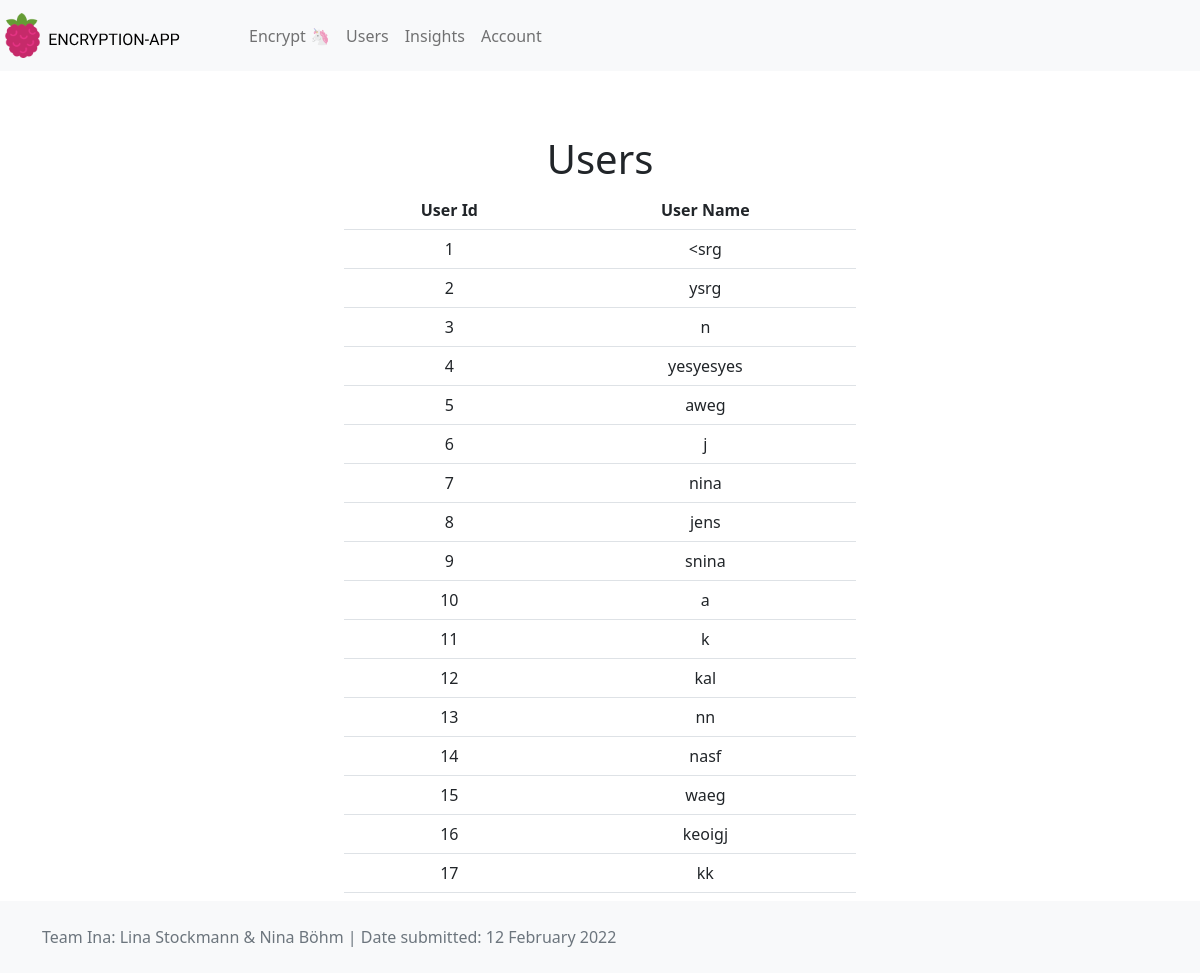
Before: /users (signed in) with the older database file.
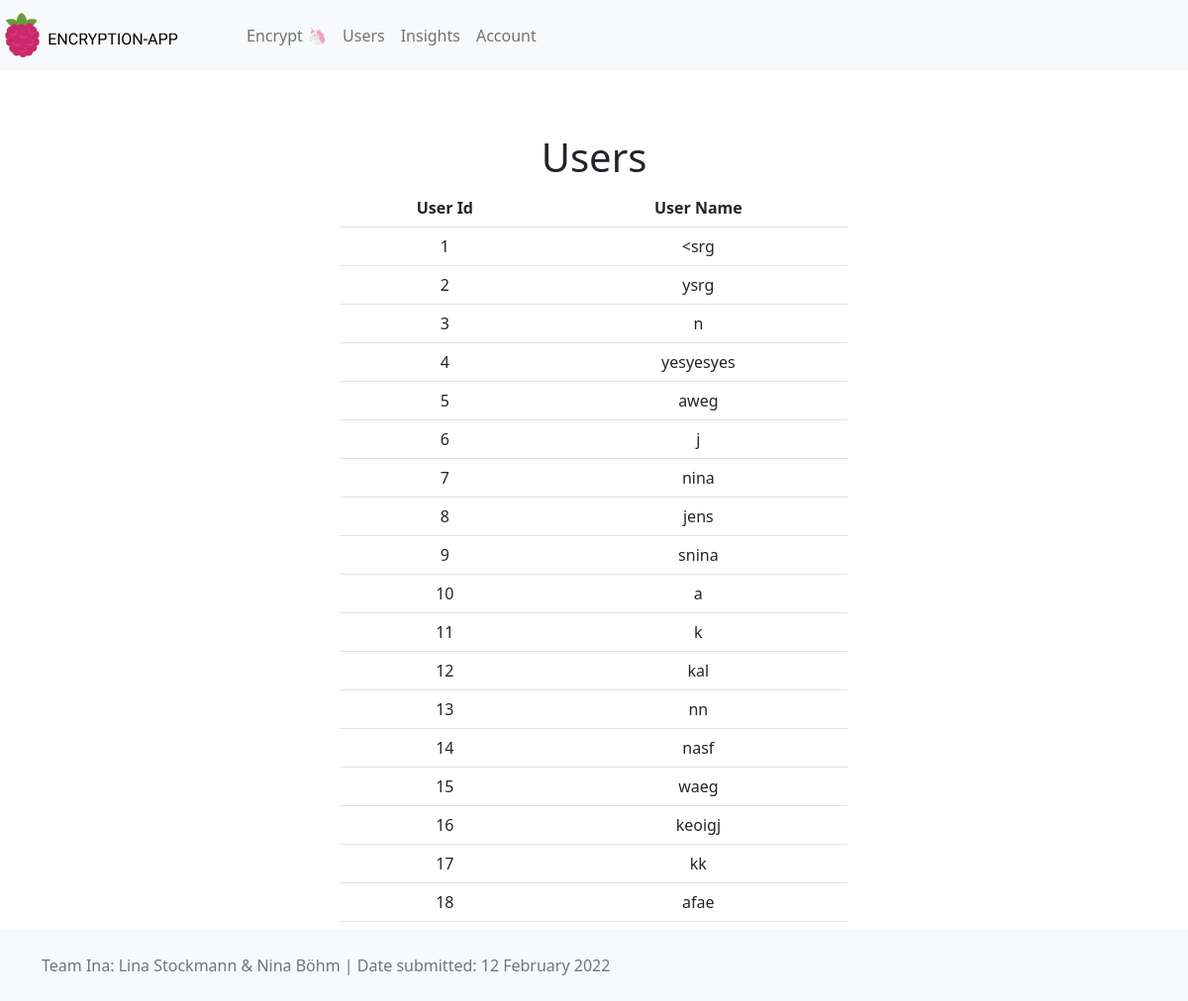
After: the same page with the newer database file.
### models.py (models this page shows, shortened)
class User(SqlAlchemyBase):
    __tablename__ = "user"
    id = Column(Integer, primary_key=True)
    name = Column(String, nullable=False, unique=True)
    password = Column(String, nullable=False)
    encrypted_strings = relationship("EncryptedString", back_populates="user")

### webapp.py (the view)
@app.route("/users")
@requires_logged_in
def users():
    all_users = db.session.query(User).all()
    return render_template("users.html", all_users=all_users)

### webapp.py (called while the page is built)
def requires_logged_in(func):
    @wraps(func)
    def wrapped_func(*args, **kwargs):
        form = LoginForm()
        if "user_name" in session:
            return func(*args, **kwargs)
        return render_template("login.html", form=form)
    return wrapped_func

### templates/users.html (shortened to what this page needs)
{% extends "base.html" %}
{% block head %}
    {{ super() }}
{% endblock %}
{% block content %}
    <h1>Users</h1>
    <div class="container col-6 d-flex justify-content-center">
        <table class="table table-responsive" style="text-align: center">
            <tr>
                <th>User Id</th>
                <th>User Name</th>
            </tr>
            {% for user in all_users %}
            <tr>
                <td>{{user.id}}</td>
                <td>{{user.name}}</td>
            </tr>
            {% endfor %}
        </table>
    </div>
{% endblock %}

### templates/base.html (shortened to what this page needs)
<html>
<head>
    {% block head %}
    <link href="https://cdn.jsdelivr.net/npm/bootstrap@5.1.3/dist/css/bootstrap.min.css" rel="stylesheet">
    {% endblock %}
</head>
<body>
    {% block nav %}
    {% include "header.html" %}
    {% endblock %}
    <div id="content" class="position-relative overflow-hidden p-3 p-md-5 m-md-3 text-center">
        {% block content %} {% endblock %}
    </div>
</body>
<div id="footer">
    {% block footer %}
    {% include "footer.html" %}
    {% endblock %}
</div>
</html>

### templates/header.html (shortened to what this page needs)
<html>
    <header>
        <nav class="navbar navbar-expand-lg navbar-light bg-light">
            <a class="navbar-brand" href="/">
                <img src="../static/logo.svg">
            </a>
            <div class="collapse navbar-collapse" id="menuItems">
                <ul class="navbar-nav mr-auto mt-2 mt-lg-0 px-3">
                    <li class="nav-item active">
                        <a class="nav-link" href="/encryption">Encrypt <span class="sr-only">🦄</span></a>
                    </li>
                    <li class="nav-item">
                        <a class="nav-link" href="/users">Users</a>
                    </li>
                    <li class="nav-item">
                        <a class="nav-link" href="/statistics">Insights</a>
                    </li>
                    <li class="nav-item">
                        <a class="nav-link" href="/account">Account</a>
                    </li>
                </ul>
            </div>
        </nav>
    </header>
</html>

### templates/footer.html
<html>
<footer class="footer fixed-bottom mt-auto py-4 bg-light">
    <div class="container">
        <span class="text-muted">Team Ina: Lina Stockmann & Nina Böhm</span>
        <span class="text-muted"> | Date submitted: 12 February 2022</span>
    </div>
</footer>
</html>

Changed rows visible on the page:
added User: id "18", name "afae"
